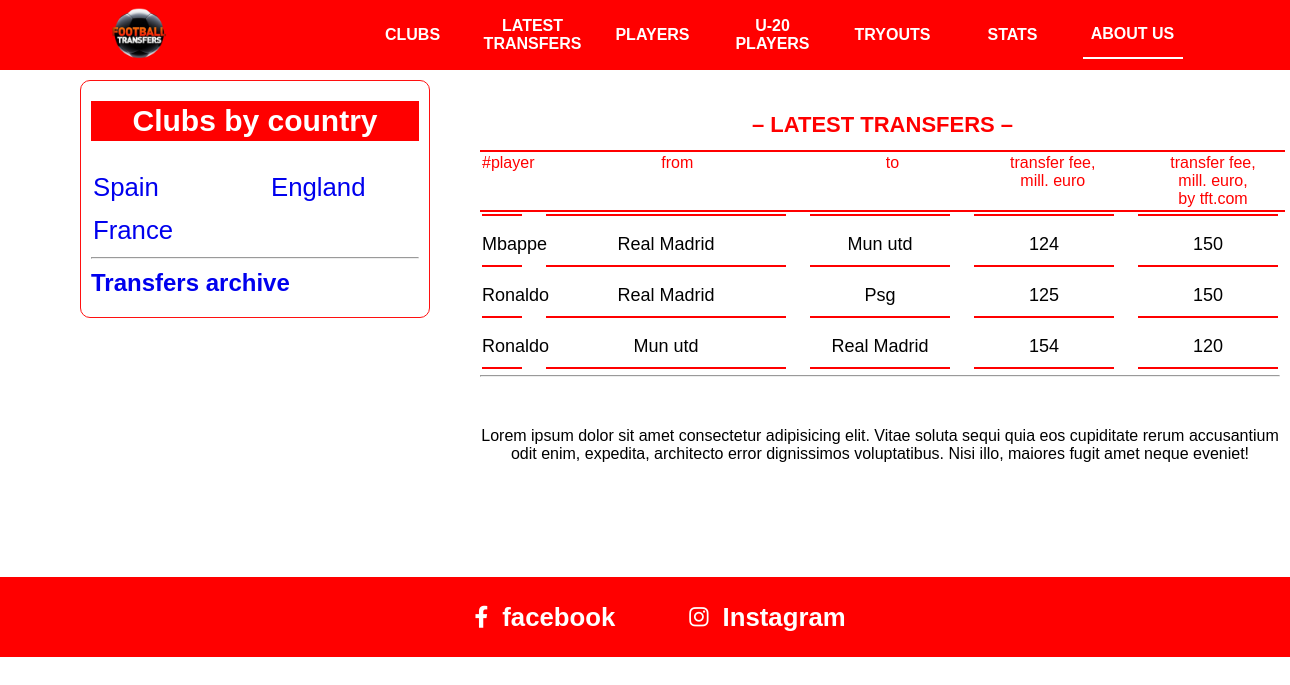
Before: /latest/ with the older database file.
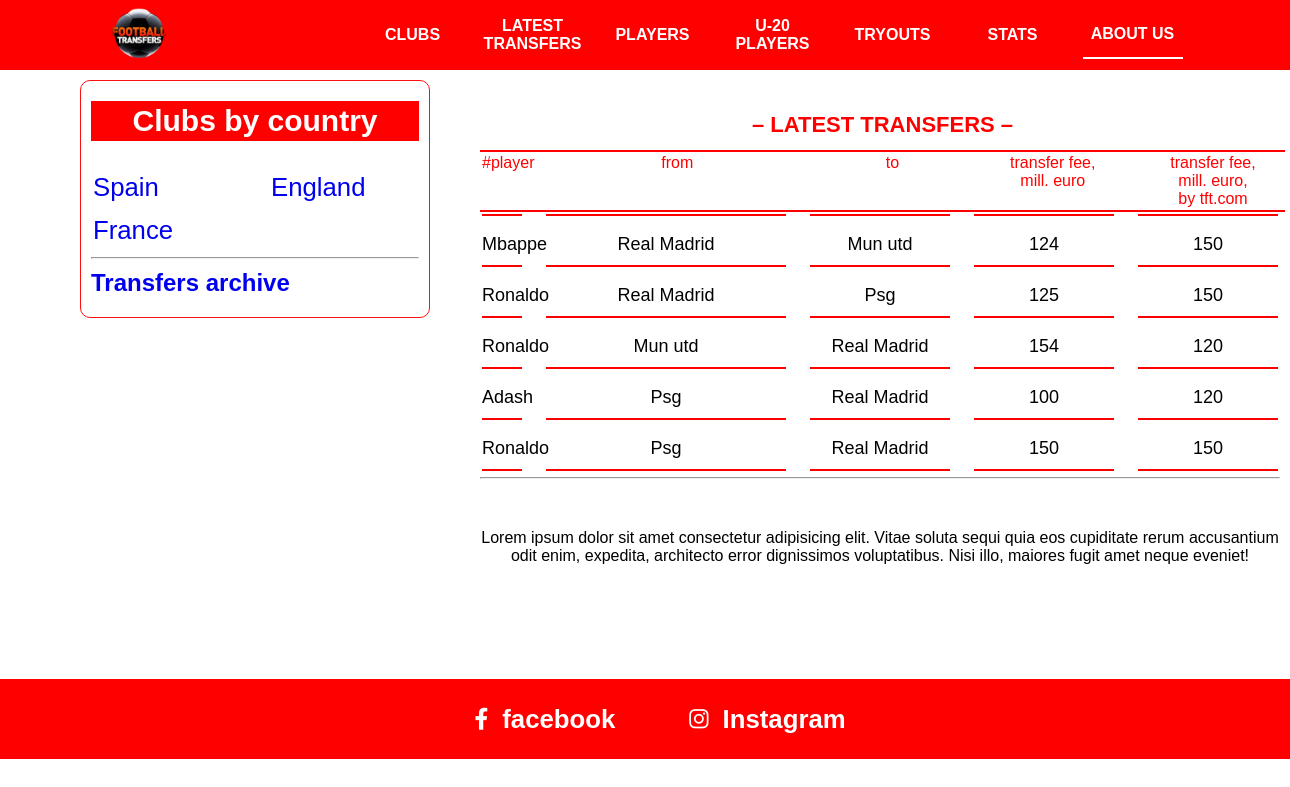
After: the same page with the newer database file.
### mainApp/models.py (models this page shows, shortened)
class Davlat(models.Model):
    nom = models.CharField(max_length=255,unique=True)
    class Meta:
        verbose_name = "Davlat"
        verbose_name_plural = "Davlatlar"

class Transfer(models.Model):
    player = models.ForeignKey(Player, on_delete=models.SET_NULL, null=True)
    club_eski = models.ForeignKey(Club, on_delete=models.SET_NULL, related_name='eskilar', null=True)
    club_yangi = models.ForeignKey(Club, on_delete=models.SET_NULL, related_name='yangilar', null=True)
    narx = models.PositiveSmallIntegerField(blank=True, null=True)
    taxmin_narx = models.PositiveSmallIntegerField(blank=True, null=True)
    sana = models.DateField(blank=True, null=True)
    mavsum = models.CharField(max_length=255,blank=True,null=True)
    class Meta:
        verbose_name = "Transfer"
        verbose_name_plural = "Transferlar"

class Player(models.Model):
    ism = models.CharField(max_length=255, blank=True)
    club = models.ForeignKey(Club, on_delete=models.SET_NULL, null=True)
    davlat = models.ForeignKey(Davlat, on_delete=models.SET_NULL, null=True)
    narx = models.PositiveSmallIntegerField(blank=True, null=True)
    t_yil = models.DateField(blank=True, null=True)
    class Meta:
        verbose_name = "Player"
        verbose_name_plural = "Playerlar"

class Club(models.Model):
    nom = models.CharField(max_length=255)
    rasm = models.ImageField(upload_to='clublar/', blank=True, null=True)
    prezident = models.CharField(max_length=255, blank=True)
    murabbiy = models.CharField(max_length=255, blank=True)
    t_sana = models.DateField(blank=True, null=True)
    top_transfer = models.TextField(blank=True)
    davlat = models.ForeignKey(Davlat, on_delete=models.SET_NULL, null=True)
    kapital = models.PositiveSmallIntegerField(blank=True, null=True)
    class Meta:
        verbose_name = "Club"
        verbose_name_plural = "Clublar"

### mainApp/views.py (the view)
# urls.py: path('latest/', transfer_2023, name='latest'),
def transfer_2023(request):
    context = {
        'transfer': Transfer.objects.filter(mavsum="2022-2023")
    }
    return render(request, 'latest-transfers.html', context)

### mainApp/context_processors.py (called while the page is built)
def countries(request):
        davlatlar=Davlat.objects.all()
        if len(davlatlar)%2 == 0:
            countries1=davlatlar[:len(davlatlar)//2]
            countries2=davlatlar[len(davlatlar)//2:]
        else:
            countries1 = davlatlar[:(len(davlatlar)+1) // 2]
            countries2 = davlatlar[(len(davlatlar)+1) // 2:]
        context ={
            'countries1': countries1,
            'countries2': countries2,
        }
        return context

### templates/latest-transfers.html
{% extends 'header.html' %}
{% block content %}
      <div class="nav">
          <h2>– LATEST TRANSFERS –</h2>
          <table class="content-nav">
            <thead>
              <tr>
                <td>#player</td>
                <td>from</td>
                <td>to</td>
                <td>
                  transfer fee, <br />
                  mill. euro
                </td>
                <td>
                  transfer fee, <br />
                  mill. euro, <br />
                  by tft.com
                </td>
              </tr>
            </thead>
          </table>
        </div>
      <div class="latest-transfers">
        {% for i in transfer %}
        <table class="players">
          <tr>
            <td>{{i.player.ism}}</td>
            <td>{{i.club_eski.nom}}</td>
            <td>{{i.club_yangi.nom}}</td>
            <td>{{i.narx}}</td>
            <td>{{i.taxmin_narx}}</td>
          </tr>
        </table>
        {% endfor %}
        <hr>
        <p>Lorem ipsum dolor sit amet consectetur adipisicing elit. Vitae soluta sequi quia eos cupiditate rerum accusantium odit enim, expedita, architecto error dignissimos voluptatibus. Nisi illo, maiores fugit amet neque eveniet!</p>
      </div>
 {% endblock %}

### templates/header.html (shortened to what this page needs)
<!DOCTYPE html>
<html>
  <head>
    {% load static %}
    <link rel="stylesheet" type="text/css" media="screen" href="{% static 'css/main.css' %}" />
    <link
      rel="stylesheet"
      href="https://cdnjs.cloudflare.com/ajax/libs/font-awesome/6.1.1/css/all.min.css"
    />
  </head>
  <body>
    <div class="container">
      <div class="navbar">
        <div class="icon">
          <a href="./index.html">
            <img src="img/12252568_173-removebg-preview.png" alt="" />
          </a>
        </div>
        <div class="links">
          <div><a href="{% url 'clubs' %}">CLUBS</a></div>
          <div><a href="{% url 'latest' %}">LATEST TRANSFERS</a></div>
          <div><a href="{% url 'players' %}">PLAYERS</a></div>
          <div><a href="{% url 'u_20' %}">U-20 PLAYERS</a></div>
          <div><a href="{% url 'tryouts' %}">TRYOUTS</a></div>
          <div><a href="{% url 'stats' %}">STATS</a></div>
          <div class="navActive"><a href="{% url 'about' %}">ABOUT US</a></div>
        </div>
      </div>
      <div class="country-clubs">
        <h2 id="title">Clubs by country</h2>
        <div class="country">
          <div>
            {% for i in countries1 %}
          <h3><a href="/{{i.nom}}/clubs/">{{i.nom}}</a> <br /></h3>
         {% endfor %}
          </div>
           <div>
            {% for i in countries2 %}
          <h3><a href="/{{i.nom}}/clubs/">{{i.nom}}</a> <br /></h3>
         {% endfor %}
          </div>
        </div>
         <hr>
        <h2><a href="/archive/">Transfers archive</a></h2>
      </div>
        {% block content %}
        {% endblock %}
        <div class="footer">
        <a href="https://www.facebook.com/topfootballtransfers/">
          <div>
            <i class="fa-brands fa-facebook-f"></i> &nbsp;
            <h3>facebook</h3>
          </div>
        </a>
        <a href="https://www.instagram.com/topfootballtransfers/">
          <div>
            <i class="fa-brands fa-instagram"></i> &nbsp;
            <h3>Instagram</h3>
          </div>
        </a>
      </div>
    </div>
  </body>
</html>

Changed rows visible on the page:
added Transfer: player.ism "Adash", club_eski.nom "Psg", club_yangi.nom "Real Madrid", narx "100", taxmin_narx "120"
added Transfer: player.ism "Ronaldo", club_eski.nom "Psg", club_yangi.nom "Real Madrid", narx "150", taxmin_narx "150"
